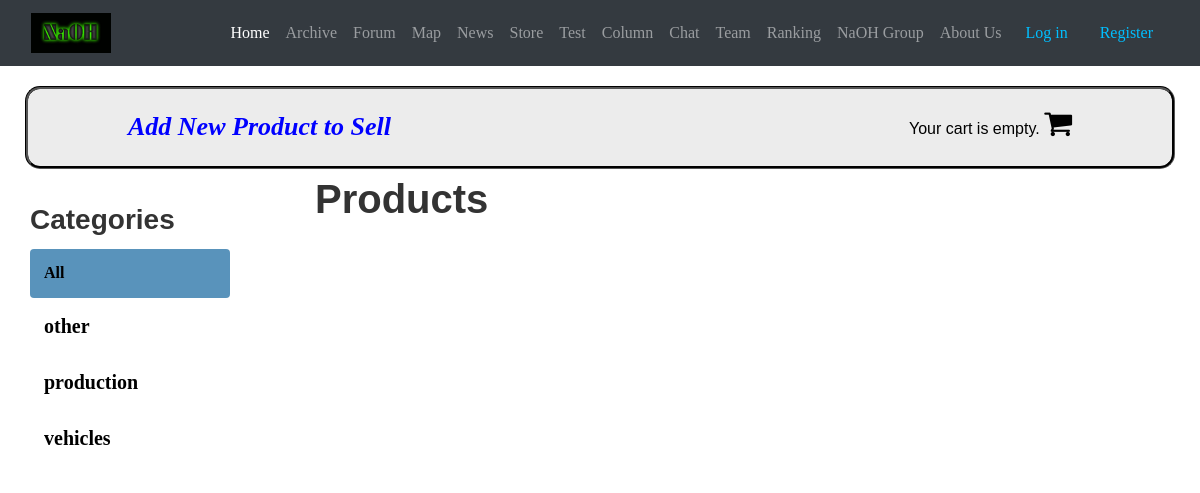
The app's page /shop/ with its own data.
### shop/models.py (models this page shows, shortened)
class Category(models.Model):
	name = models.CharField(max_length=200, db_index=True)
	slug = models.SlugField(max_length=200, db_index=True, unique=True)
	class Meta:
		ordering = ('name',)
		verbose_name = 'category'
		verbose_name_plural = 'categories'
	def get_absolute_url(self):
		return reverse('product_list_by_category', args=[self.slug])

### shop/views.py (the view)
# urls.py: path('', views.product_list, name='product_list'),
def product_list(request, category_slug=None):
	category = None
	categories = Category.objects.all()
	products = Product.objects.filter(available=True)
	if category_slug:
		category = get_object_or_404(Category, slug=category_slug)
		products = products.filter(category=category)
	language = select_language(request)
	return render(request,
		'product_list.html',
		{'category': category,
		'categories': categories,
		'products': products,
		'language': language})

### cart/cart.py (called while the page is built)
    def __len__(self):
        return sum(item['quantity'] for item in self.cart.values())

### cart/context_processors.py (called while the page is built)
def select_language(request):
    language = 'English'
    if request.user.is_authenticated:
        if request.session.get(request.user.username, None) == None:
            request.session[request.user.username] = 'Chinese'
        language = request.session[request.user.username]
    return language

def cart(request):
	return {'cart': Cart(request), 'language': select_language(request)}

### shop/views.py (called while the page is built)
def select_language(request):
    language = 'English'
    if request.user.is_authenticated:
        if request.session.get(request.user.username, None) == None:
            request.session[request.user.username] = 'Chinese'
        language = request.session[request.user.username]
    return language

### shop/templates/product_list.html (shortened to what this page needs)
{% extends "base.html" %}
{% block page_content %}
{% load static %}
   <head>
     <link href="{% static "css/shop_base.css" %}" rel="stylesheet">
     <link rel="stylesheet" href="https://cdnjs.cloudflare.com/ajax/libs/font-awesome/4.7.0/css/font-awesome.min.css">
   </head>
     <div id="header">
     </div>
     <div id="subheader" style="border:groove; border-color: black; border-radius: 15px;">
       <a href="{% url "add_new_product" %}" style="color: black; margin-right: 50px;">
             <i  style="font-size:26px; font-weight: bold; color: blue;" >Add New Product to Sell</i>
           </a>
       <div class="cart" align="center" style="color: black;">
           {% with total_items=cart|length %}
             {% if cart|length > 0 %}
               <span style="color: black;">Cart:</span>
               <a href="{% url "cart_detail" %}" style="color: black;">
                 {{ total_items }} item{{ total_items|pluralize }},
                 ${{ cart.get_total_price }}
               </a>
             {% else %}
               Your cart is empty.
             {% endif %}
             <a href="{% url "cart_detail" %}">
                 <i class="fa fa-shopping-cart" style="font-size:30px; color: black;"></i>
               </a>
           {% endwith %}
        </div>
      </div>
<div class="row" id="all_product">
  <div id="sidebar">
      <h3 style="font-weight: bold;">Categories</h3>
      <ul style="background-color: white;">
      	 <li {% if not category %}class="selected"{% endif %}>
           <a href="{% url 'product_list' %}" style="font-weight: bold; color: black;">All</a>
         </li>
         {% for c in categories %}
    		 <li {% if category.slug == c.slug %}class="selected"{% endif %}>
    		  <a href="{{ c.get_absolute_url }}" style="font-weight: bold; color: black; font-size: 20px;">{{ c.name }}</a>
    		 </li>
    		 {% endfor %}
  	</ul>
  </div>
  <div id="main" class="product-list">
   <h1 style="font-weight: bold;">{% if category %}{{ category.name }}{% else %}Products{% endif %}</h1>
  </div>
</div>
{% endblock %}

### projects/static/css/shop_base.css (style rules this page uses)
body { margin:0; padding:0; font-family:helvetica, sans-serif; }
h1, h2, h3, h4, h5 , h6 { font-family: 'Ubuntu', sans-serif; font-weight:normal; }
a { text-decoration:none; color:#5993bb; }
#header { padding:10px 100px; font-size:18px; overflow:auto; }
#subheader { background:#ececec; color:#444; padding:15px 100px; overflow:auto; }
#subheader .cart { float:right; padding-top:4px; }
#sidebar { width:220px; padding:30px 20px 0 0; float:left; margin-left: 20px; margin-right: 30px; }
#sidebar ul { margin:0; padding:0; }
#sidebar ul li { margin:0; list-style:none; padding:10px 14px; }
#sidebar ul li a { display:block; }
#sidebar ul li.selected { background:#5993bb; border-radius:4px; }
#sidebar ul li.selected a { color:#fff; }
#main { float:left; width: 630px; margin:0 auto; overflow:hidden; }
#all_product { width: 970px; }

### NaOH_camp/templates/base.html (style rules this page uses)
a { font-family: 'Libre Baskerville', serif; }

### records on screen
Category: name "other"
Category: name "production"
Category: name "vehicles"
